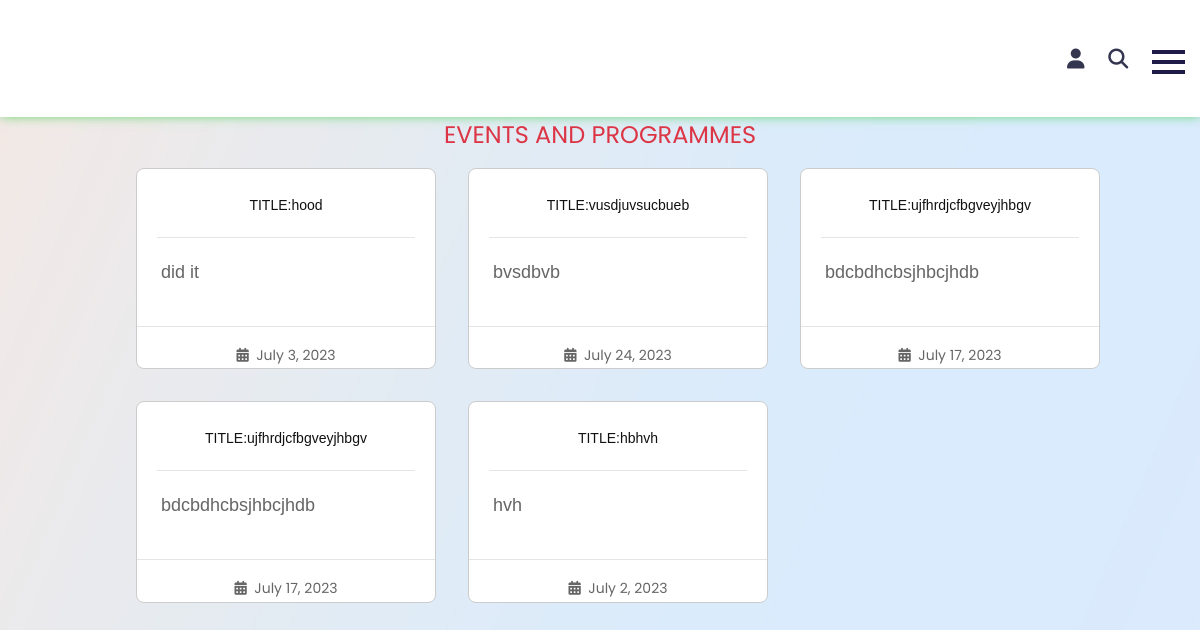
Screenshot of /events/ with the database file from the repository.
### core/models.py (models this page shows, shortened)
class Events(models.Model):
    date=models.DateField()
    title=models.CharField(max_length=60)
    decription=models.CharField(max_length=60)
    class Meta:
        verbose_name_plural="Events"

### core/views.py (the view)
# urls.py: path("events/",views.events,name="events"),
def events(request):
    events=Events.objects.all()
    context={"events":events}
    return render(request,"core/events.html",context)

### core/templates/core/events.html (shortened to what this page needs)
<!DOCTYPE html>
{% load static %}
<html lang="en">
   <head>
      <link rel="stylesheet" href="{% static 'core/css/bootstrap.min.css' %}">
      <link rel="stylesheet" href="{% static 'core/css/style.css' %}">
      <link rel="stylesheet" href="{% static 'core/css/responsive.css' %}">
      <link rel="stylesheet" href="https://cdnjs.cloudflare.com/ajax/libs/font-awesome/4.7.0/css/font-awesome.min.css">
   </head>
   <body class="main-layout inner_page body">
      <header>
         <div class="head-top">
            <div class="container-fluid">
               <div class="row d_flex">
                  <div class="col-sm-3">
                     <div class="logo">
                     </div>
                  </div>
                  <div class="col-sm-9">
                     <ul class="email text_align_right">
                        <li><a href="Javascript:void(0)"><i class="fa fa-user" aria-hidden="true"></i></a></li>
                        <li><a href="Javascript:void(0)"><i class="fa fa-search" aria-hidden="true"></i></a></li>
                        <li> <button class="openbtn" onclick="openNav()"><img src="{% static 'core/images/menu_btn.png' %}"></button></li>
                     </ul>
                  </div>
               </div>
            </div>
         </div>
      </header>
   <h1 class="text-danger fw-bold text-center">EVENTS AND PROGRAMMES</h1>
      <section class="main-section">
         {% for event in events  %}
               <div class="card">
                  <div class="card-body">
                     <h6 class=" text-center p-2" style="font-family:'Mukta', sans-serif;font-size:14px;">TITLE:{{event.title}}</h6>
                     <hr>
                     <p style="font-family:'Lexend', sans-serif;font-size:18px;" class="p-1">{{event.decription}}</p>
                  </div>
                  <hr>
                  <div class="text-center"><i class="fa fa-calendar"></i>&nbsp;&nbsp;{{event.date}}</p></div>
               </div>
         {% endfor %}
      </section>
   </body>
</html>

### core/static/core/css/style.css (style rules this page uses)
.body { color: #666666; font-size: 14px; font-family: 'Poppins', sans-serif; line-height: 1.80857; font-weight: normal; background: url(../images/bg-body.jpg); background-position: center; background-repeat: no-repeat; }
:root { --cardWidth: 300px; --cardHeight: 400px; --cardMargin: 16px; }
.main-section { display: flex; justify-content: flex-start; flex-wrap: wrap; }
.card { width: var(--cardWidth); height:fit-content; margin: var(--cardMargin); border: 1px solid #ccc; border-radius: 8px; justify-content: center; background: #fff; left: 10%; right: 10%; box-sizing: border-box; white-space: normal; }
a { color: #1f1f1f; text-decoration: none !important; outline: none !important; -webkit-transition: all .3s ease-in-out; -moz-transition: all .3s ease-in-out; -ms-transition: all .3s ease-in-out; -o-transition: all .3s ease-in-out; transition: all .3s ease-in-out; }
h1, h2, h3, h4, h5, h6 { letter-spacing: 0; font-weight: normal; position: relative; padding: 0; font-weight: normal; line-height: normal; color: #111111; margin: 0 }
h1 { font-size: 24px }
h6 { font-size: 13px }
*, *::after, *::before { -webkit-box-sizing: border-box; -moz-box-sizing: border-box; box-sizing: border-box; }
ul, li, ol { margin: 0px; padding: 0px; list-style: none; }
p { margin: 0px; padding: 0; font-weight: 400; font-size: 17px; line-height: 28px; }
a { color: #222222; text-decoration: none; outline: none !important; }
a, .btn { text-decoration: none !important; outline: none !important; -webkit-transition: all .3s ease-in-out; -moz-transition: all .3s ease-in-out; -ms-transition: all .3s ease-in-out; -o-transition: all .3s ease-in-out; transition: all .3s ease-in-out; }
img { max-width: 100%; height: auto; }
button { border: 0; margin: 0; padding: 0; cursor: pointer; }
.text_align_right { text-align: right; }
.d_flex { display: flex; align-items: center; flex-wrap: wrap; }
header { background: transparent; width: 100%; padding: 40px 0px; position: absolute; z-index: 9; }
ul.email { float: right; padding-top: 1px; }
ul.email li { display: inline-block; padding-right: 20px; }
ul.email li:last-child { padding-right: 0; }
ul.email li a { color: #343650; font-size: 20px; }
.openbtn { cursor: pointer; background-color: transparent; color: white; border: none; }
.inner_page header { box-shadow: 0 -3px 12px 0px #26cc35; position: inherit; background: #fff; }

### rows the page displays
Events: title "hood", decription "did it", date "July 3, 2023"
Events: title "vusdjuvsucbueb", decription "bvsdbvb", date "July 24, 2023"
Events: title "ujfhrdjcfbgveyjhbgv", decription "bdcbdhcbsjhbcjhdb", date "July 17, 2023"
Events: title "ujfhrdjcfbgveyjhbgv", decription "bdcbdhcbsjhbcjhdb", date "July 17, 2023"
Events: title "hbhvh", decription "hvh", date "July 2, 2023"
